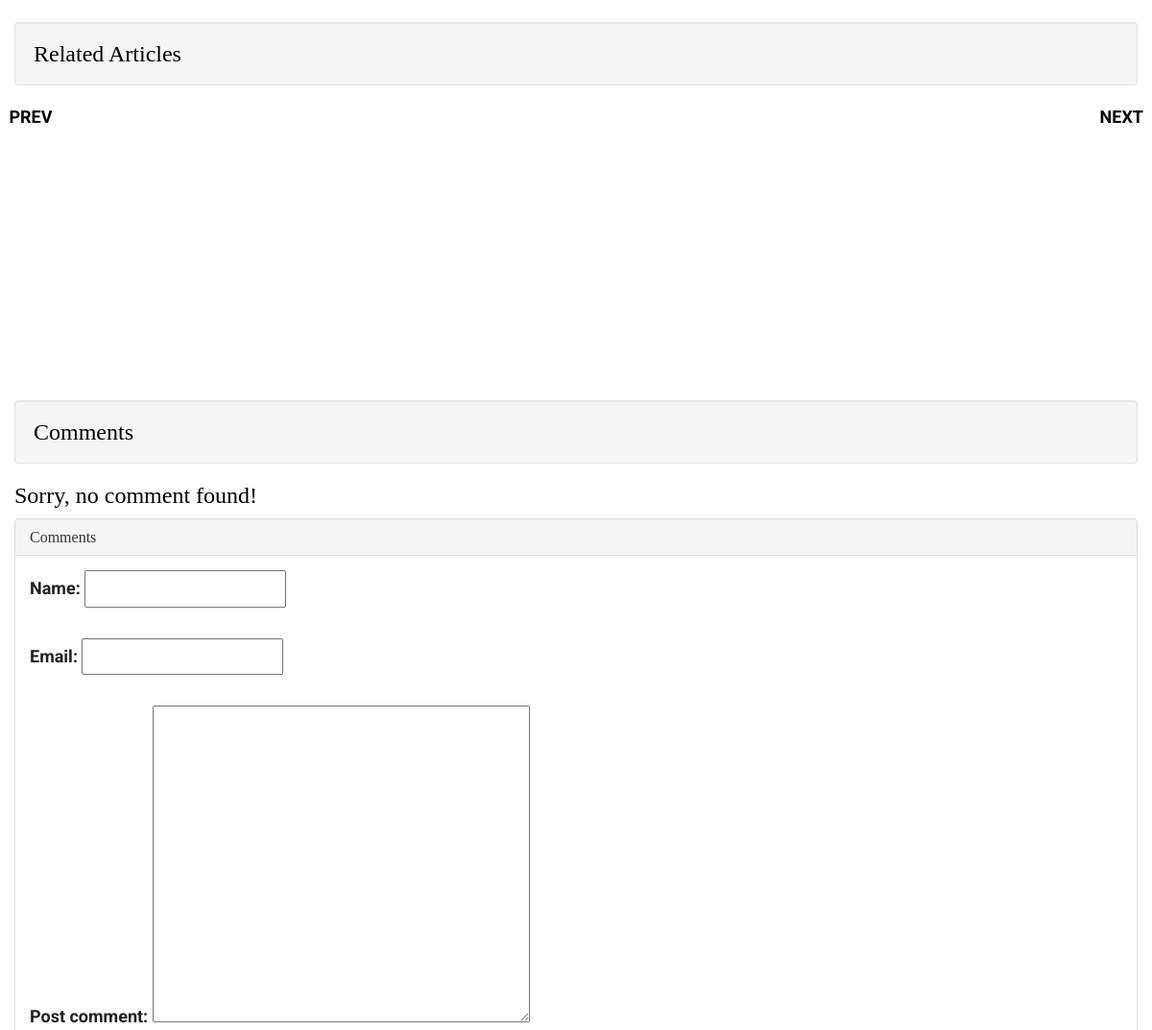
The app's page /article/3 (middle part), older data.
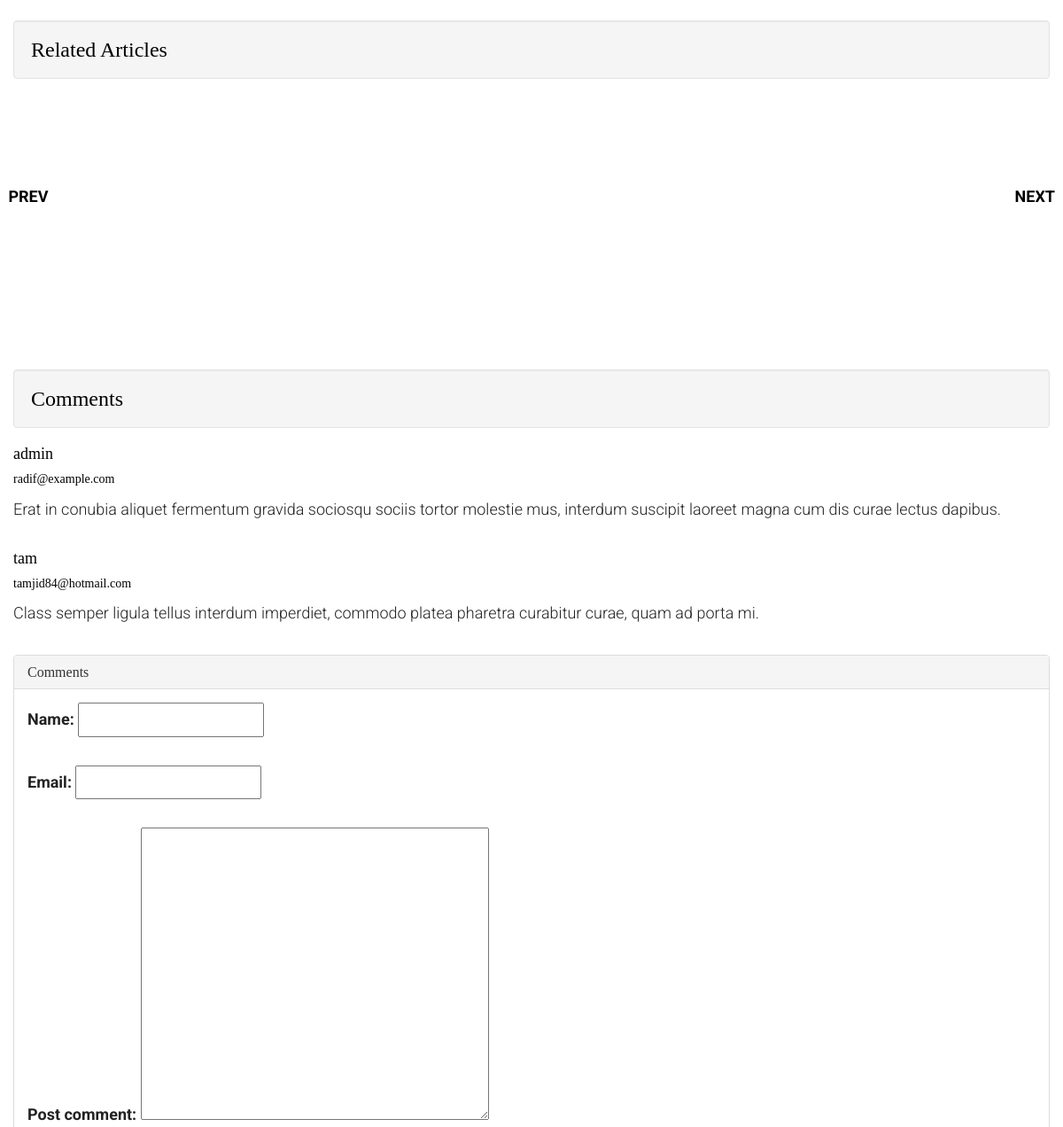
The same page, newer data.
### blogapp/models.py (models this page shows, shortened)
class comment(models.Model):
    post = models.ForeignKey(article,on_delete=models.CASCADE)
    name = models.CharField(max_length=100)
    email = models.EmailField(max_length=200)
    post_comment = models.TextField()

### blogapp/views.py (the view)
# urls.py: path('article/<int:id>', views.getSingle, name="single_post"),
def getSingle(request, id):
    post = get_object_or_404(article, pk=id)
    first = article.objects.first()
    last = article.objects.last()
    getComment = comment.objects.filter(post=id)
    related = article.objects.filter(category=post.category).exclude(id=id)[:4]
    form = commentForm(request.POST or None)
    if form.is_valid():
        instance = form.save(commit=False)
        instance.post = post
        instance.save()
    context = {
        "post": post,
        "first": first,
        "last": last,
        "related": related,
        "form": form,
        "comment": getComment
    }
    return render(request, "single.html", context)

### blogapp/forms.py
class commentForm(forms.ModelForm):
    class Meta:
        model = comment
        fields = [
            'name',
            'email',
            'post_comment'
        ]

### templates/single.html (shortened to what this page needs)
{% extends 'base.html' %}
{% load static %}
{% block content %}
    {% if post.id > first.id %}
        <a href="{% url 'blog:single_post' id=post.id|add:'-1' %}" class="fh5co-post-prev"><span><i class="icon-chevron-left"></i> Prev</span></a>
    {% endif %}
    {% if post.id < last.id %}
        <a href="{% url 'blog:single_post' id=post.id|add:'+1' %}" class="fh5co-post-next"><span>Next <i class="icon-chevron-right"></i></span></a>
    {% endif %}
	<div class="container-fluid">
        <div class="container">
            <div class="row">
                <h3 class="well">Related Articles</h3>
                {% for r in related %}
                <div class="col-md-3">
                </div>
                {% endfor %}
            </div>
       </div>
        <h3 class="well">Comments</h3>
        <div class="single_post_comment">
            {% for comment in comment %}
                <div class="single_comment">
                    <h4>{{comment.name}}</h4>
                    <h5>{{comment.email}}</h5>
                    <p>{{comment.post_comment}}</p>
                </div>
                {% empty %}
                <h3>Sorry, no comment found!</h3>
            {% endfor %}
        </div>
        <div class="panel panel-default">
          <div class="panel-heading">
            <h3 class="panel-title">Comments</h3>
          </div>
          <div class="panel-body">
              <form action="" method="POST">
                  {{form.as_p}}
              </form>
          </div>
        </div>
	</div>
{% endblock %}

Row changes from the older to the newer data that the page shows:
added comment: name "admin", email "radif@example.com", post_comment "Erat in conubia aliquet fermentum gravida sociosqu sociis tortor molestie mus, interdum suscipit laoreet magna cum dis curae lectus dapibus."
added comment: name "tam", email "tamjid84@hotmail.com", post_comment "Class semper ligula tellus interdum imperdiet, commodo platea pharetra curabitur curae, quam ad porta mi."
Text that changed along with them:
text no longer shown: "Sorry, no comment found!"
